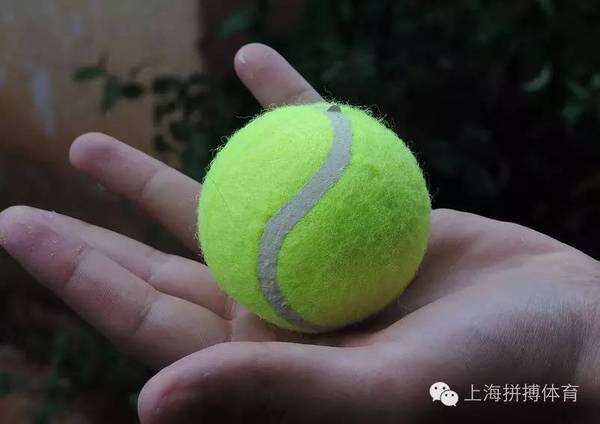
#> input picture 训练模型/testimg.jpg, 600 x 424 px
$ python testxml.py
#> lines starting #> are read from the running program, lines starting #| are printed output that depends on the picture; after the words box and inside, x2 and y2 are one past the last pixel; in counts of white or black regions, pixels touching at a corner belong together
# -*- coding: utf-8 -*-

import cv2

# 加载检测器
classPath = 'TrainCascadeClassification/cascade.xml'
face_cascade = cv2.CascadeClassifier(classPath)
print("加载检测器")
# 读取图片并灰度化
img = cv2.imread('testimg.jpg')
#> img is the input picture: shape (424, 600, 3); mean B, G, R 61.2, 72.8, 71.8
gray = cv2.cvtColor(img, cv2.COLOR_BGR2GRAY)
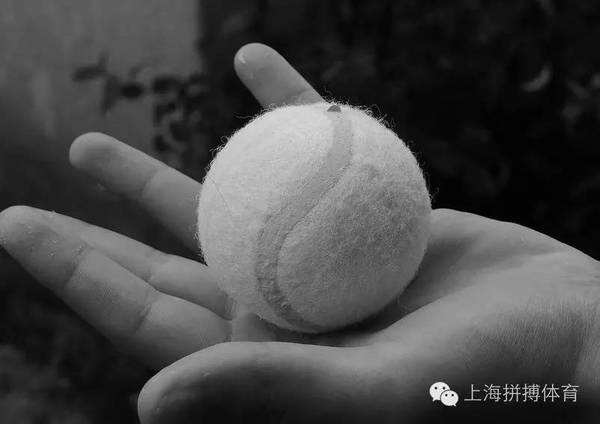
#> gray: shape (424, 600); min 0, max 255, mean 71.2
print("读取图片灰度化")
cv2.imshow('show', gray)
# 框出并加上文字说明
faces = face_cascade.detectMultiScale(
    gray,
    scaleFactor=1.08,
    minNeighbors=50,
    minSize=(70, 70),
    flags=cv2.CASCADE_SCALE_IMAGE
)
#> faces = [[307, 18, 102, 102], [121, 64, 164, 164], [464, 108, 95, 95], [392, 28, 104, 104], [250, 233, 103, 103], [319, 220, 185, 185]]

for (x, y, w, h) in faces:
    cv2.rectangle(img, (x, y), (x + w, y + h), (0, 0, 255), 2)
    cv2.putText(img, 'tennis', (x, y - 7), 3, 1.2, (0, 255, 0), 2, cv2.LINE_AA)
#> this loop made 6 passes
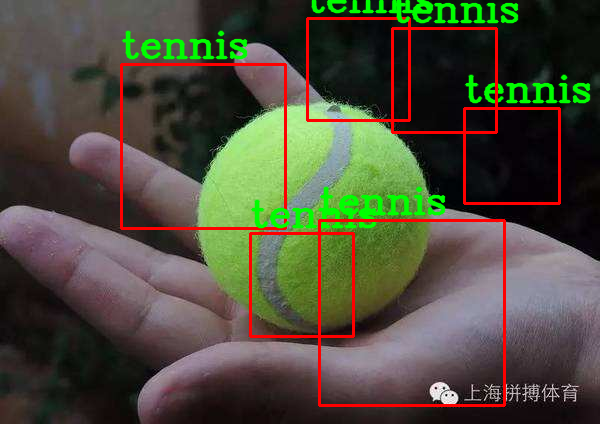
#> img: shape (424, 600, 3); 7.33% of pixels changed, all inside (x1, y1, x2, y2) = (120, 0, 591, 407)
print("显示效果")
cv2.imshow('tennis', img)
cv2.imwrite("testimg_dealed.png", img)
c = cv2.waitKey(0)
#> (key Esc is pressed here)
